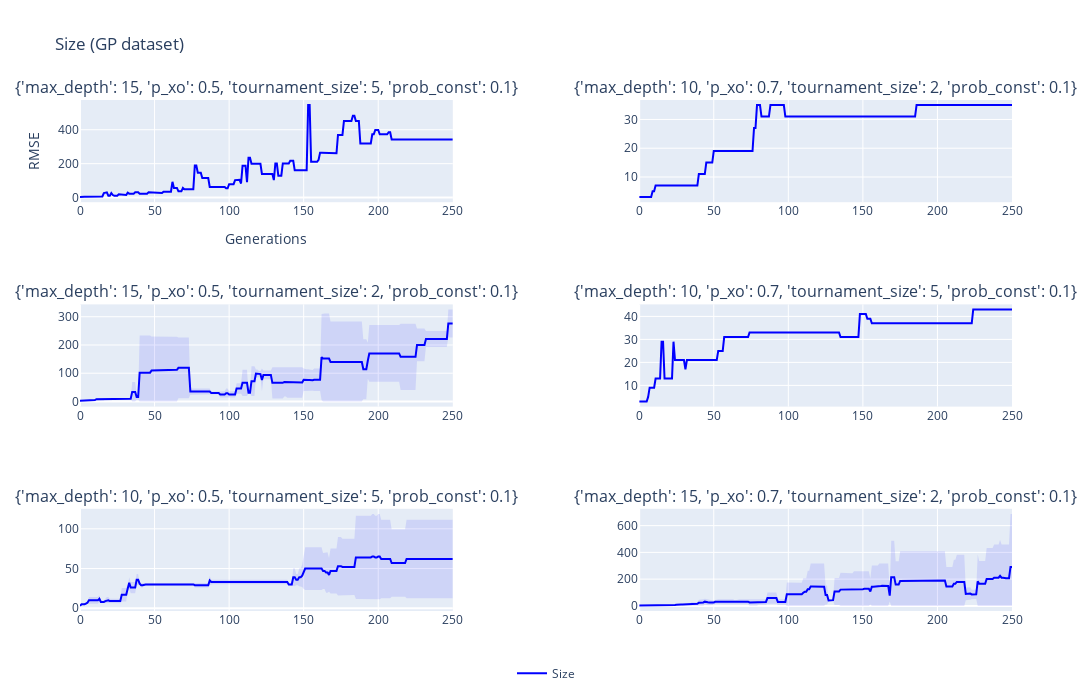

Notebook code cell kept with this figure:
### Code cell
fit_or_size_per_comb(k_outer,MODEL_NAME, size=True)

### Figure 1 — Plotly figure (JSON) as saved in the notebook; plotly's stock layout.template omitted (floating-point values rounded to 4 significant figures; data arrays with more than 128 entries replaced by an {"elided": "..."} marker saying what was removed)
{"data": [{"line": {"color": "blue"}, "mode": "lines", "name": "Size", "showlegend": true, "type": "scatter", "x": {"elided": "251 int values"}, "xaxis": "x", "y": {"elided": "251 int values"}, "yaxis": "y"}, {"line": {"width": 0}, "mode": "lines", "name": "+1 std Train", "showlegend": false, "type": "scatter", "x": {"elided": "251 int values"}, "xaxis": "x", "y": {"elided": "251 null values"}, "yaxis": "y"}, {"fill": "tonexty", "fillcolor": "rgba(0,0,255,0.1)", "line": {"width": 0}, "mode": "lines", "name": "-1 std Train", "showlegend": false, "type": "scatter", "x": {"elided": "251 int values"}, "xaxis": "x", "y": {"elided": "251 null values"}, "yaxis": "y"}, {"line": {"color": "blue"}, "mode": "lines", "name": "Size", "showlegend": false, "type": "scatter", "x": {"elided": "251 int values"}, "xaxis": "x2", "y": {"elided": "251 int values"}, "yaxis": "y2"}, {"line": {"width": 0}, "mode": "lines", "name": "+1 std Train", "showlegend": false, "type": "scatter", "x": {"elided": "251 int values"}, "xaxis": "x2", "y": {"elided": "251 null values"}, "yaxis": "y2"}, {"fill": "tonexty", "fillcolor": "rgba(0,0,255,0.1)", "line": {"width": 0}, "mode": "lines", "name": "-1 std Train", "showlegend": false, "type": "scatter", "x": {"elided": "251 int values"}, "xaxis": "x2", "y": {"elided": "251 null values"}, "yaxis": "y2"}, {"line": {"color": "blue"}, "mode": "lines", "name": "Size", "showlegend": false, "type": "scatter", "x": {"elided": "251 int values"}, "xaxis": "x3", "y": {"elided": "251 int values"}, "yaxis": "y3"}, {"line": {"width": 0}, "mode": "lines", "name": "+1 std Train", "showlegend": false, "type": "scatter", "x": {"elided": "251 int values"}, "xaxis": "x3", "y": {"elided": "251 float values"}, "yaxis": "y3"}, {"fill": "tonexty", "fillcolor": "rgba(0,0,255,0.1)", "line": {"width": 0}, "mode": "lines", "name": "-1 std Train", "showlegend": false, "type": "scatter", "x": {"elided": "251 int values"}, "xaxis": "x3", "y": {"elided": "251 float values"}, "yaxis": "y3"}, {"line": {"color": "blue"}, "mode": "lines", "name": "Size", "showlegend": false, "type": "scatter", "x": {"elided": "251 int values"}, "xaxis": "x4", "y": {"elided": "251 int values"}, "yaxis": "y4"}, {"line": {"width": 0}, "mode": "lines", "name": "+1 std Train", "showlegend": false, "type": "scatter", "x": {"elided": "251 int values"}, "xaxis": "x4", "y": {"elided": "251 null values"}, "yaxis": "y4"}, {"fill": "tonexty", "fillcolor": "rgba(0,0,255,0.1)", "line": {"width": 0}, "mode": "lines", "name": "-1 std Train", "showlegend": false, "type": "scatter", "x": {"elided": "251 int values"}, "xaxis": "x4", "y": {"elided": "251 null values"}, "yaxis": "y4"}, {"line": {"color": "blue"}, "mode": "lines", "name": "Size", "showlegend": false, "type": "scatter", "x": {"elided": "251 int values"}, "xaxis": "x5", "y": {"elided": "251 int values"}, "yaxis": "y5"}, {"line": {"width": 0}, "mode": "lines", "name": "+1 std Train", "showlegend": false, "type": "scatter", "x": {"elided": "251 int values"}, "xaxis": "x5", "y": {"elided": "251 float values"}, "yaxis": "y5"}, {"fill": "tonexty", "fillcolor": "rgba(0,0,255,0.1)", "line": {"width": 0}, "mode": "lines", "name": "-1 std Train", "showlegend": false, "type": "scatter", "x": {"elided": "251 int values"}, "xaxis": "x5", "y": {"elided": "251 float values"}, "yaxis": "y5"}, {"line": {"color": "blue"}, "mode": "lines", "name": "Size", "showlegend": false, "type": "scatter", "x": {"elided": "251 int values"}, "xaxis": "x6", "y": {"elided": "251 float values"}, "yaxis": "y6"}, {"line": {"width": 0}, "mode": "lines", "name": "+1 std Train", "showlegend": false, "type": "scatter", "x": {"elided": "251 int values"}, "xaxis": "x6", "y": {"elided": "251 float values"}, "yaxis": "y6"}, {"fill": "tonexty", "fillcolor": "rgba(0,0,255,0.1)", "line": {"width": 0}, "mode": "lines", "name": "-1 std Train", "showlegend": false, "type": "scatter", "x": {"elided": "251 int values"}, "xaxis": "x6", "y": {"elided": "251 float values"}, "yaxis": "y6"}], "layout": {"annotations": [{"font": {"size": 16}, "showarrow": false, "text": "{'max_depth': 15, 'p_xo': 0.5, 'tournament_size': 5, 'prob_const': 0.1}", "x": 0.2, "xanchor": "center", "xref": "paper", "y": 1, "yanchor": "bottom", "yref": "paper"}, {"font": {"size": 16}, "showarrow": false, "text": "{'max_depth': 10, 'p_xo': 0.7, 'tournament_size': 2, 'prob_const': 0.1}", "x": 0.8, "xanchor": "center", "xref": "paper", "y": 1, "yanchor": "bottom", "yref": "paper"}, {"font": {"size": 16}, "showarrow": false, "text": "{'max_depth': 15, 'p_xo': 0.5, 'tournament_size': 2, 'prob_const': 0.1}", "x": 0.2, "xanchor": "center", "xref": "paper", "y": 0.6, "yanchor": "bottom", "yref": "paper"}, {"font": {"size": 16}, "showarrow": false, "text": "{'max_depth': 10, 'p_xo': 0.7, 'tournament_size': 5, 'prob_const': 0.1}", "x": 0.8, "xanchor": "center", "xref": "paper", "y": 0.6, "yanchor": "bottom", "yref": "paper"}, {"font": {"size": 16}, "showarrow": false, "text": "{'max_depth': 10, 'p_xo': 0.5, 'tournament_size': 5, 'prob_const': 0.1}", "x": 0.2, "xanchor": "center", "xref": "paper", "y": 0.2, "yanchor": "bottom", "yref": "paper"}, {"font": {"size": 16}, "showarrow": false, "text": "{'max_depth': 15, 'p_xo': 0.7, 'tournament_size': 2, 'prob_const': 0.1}", "x": 0.8, "xanchor": "center", "xref": "paper", "y": 0.2, "yanchor": "bottom", "yref": "paper"}], "height": 700, "legend": {"orientation": "h", "x": 0.5, "xanchor": "center", "y": -0.15, "yanchor": "bottom"}, "title": {"text": "Size (GP dataset)"}, "width": 1100, "xaxis": {"anchor": "y", "domain": [0, 0.4], "title": {"text": "Generations"}}, "xaxis2": {"anchor": "y2", "domain": [0.6, 1]}, "xaxis3": {"anchor": "y3", "domain": [0, 0.4]}, "xaxis4": {"anchor": "y4", "domain": [0.6, 1]}, "xaxis5": {"anchor": "y5", "domain": [0, 0.4]}, "xaxis6": {"anchor": "y6", "domain": [0.6, 1]}, "yaxis": {"anchor": "x", "domain": [0.8, 1], "range": [0, null], "title": {"text": "RMSE"}}, "yaxis2": {"anchor": "x2", "domain": [0.8, 1], "range": [0, null]}, "yaxis3": {"anchor": "x3", "domain": [0.4, 0.6], "range": [0, null]}, "yaxis4": {"anchor": "x4", "domain": [0.4, 0.6], "range": [0, null]}, "yaxis5": {"anchor": "x5", "domain": [0, 0.2], "range": [0, null]}, "yaxis6": {"anchor": "x6", "domain": [0, 0.2], "range": [0, null]}}}
